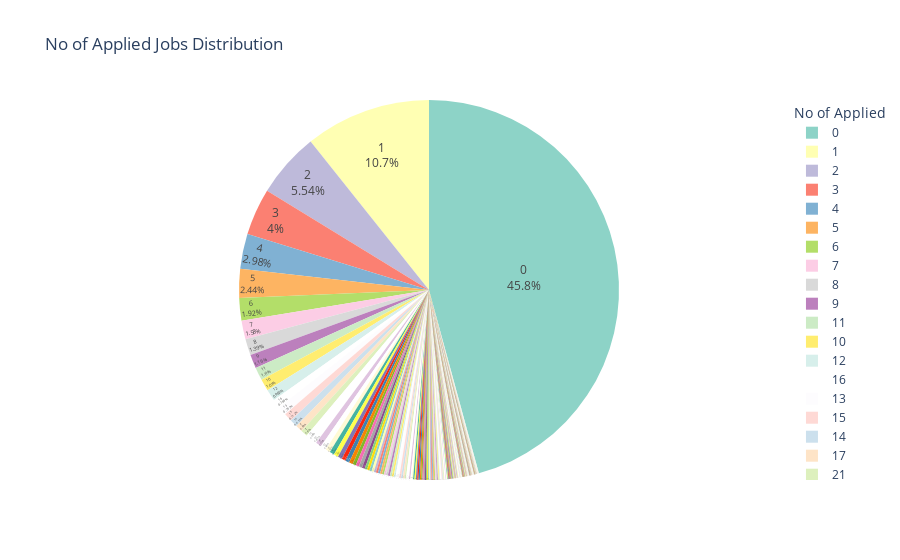

Notebook code for this chart:
### Markdown cell above
#### Distribution of Job Applies

### Code cell
fig = px.pie(jobs_2, names="applies", title="No of Applied Jobs Distribution", color_discrete_sequence=px.colors.qualitative.Set3) #Custom Color

# Customize the appearance of the chart
fig.update_traces(textposition= 'inside', textinfo= 'percent+label')
fig.update_layout(legend_title="No of Applied", showlegend= True)

fig.show()

### Figure 1 — Plotly figure (JSON) as saved in the notebook; plotly's stock layout.template omitted (floating-point values rounded to 4 significant figures; data arrays with more than 128 entries replaced by an {"elided": "..."} marker saying what was removed)
{"data": [{"domain": {"x": [0, 1], "y": [0, 1]}, "hovertemplate": "applies=%{label}<extra></extra>", "labels": {"elided": "8852 int values"}, "legendgroup": "", "name": "", "showlegend": true, "textinfo": "percent+label", "textposition": "inside", "type": "pie"}], "layout": {"legend": {"title": {"text": "No of Applied"}, "tracegroupgap": 0}, "piecolorway": ["rgb(141,211,199)", "rgb(255,255,179)", "rgb(190,186,218)", "rgb(251,128,114)", "rgb(128,177,211)", "rgb(253,180,98)", "rgb(179,222,105)", "rgb(252,205,229)", "rgb(217,217,217)", "rgb(188,128,189)", "rgb(204,235,197)", "rgb(255,237,111)"], "showlegend": true, "title": {"text": "No of Applied Jobs Distribution"}}}
